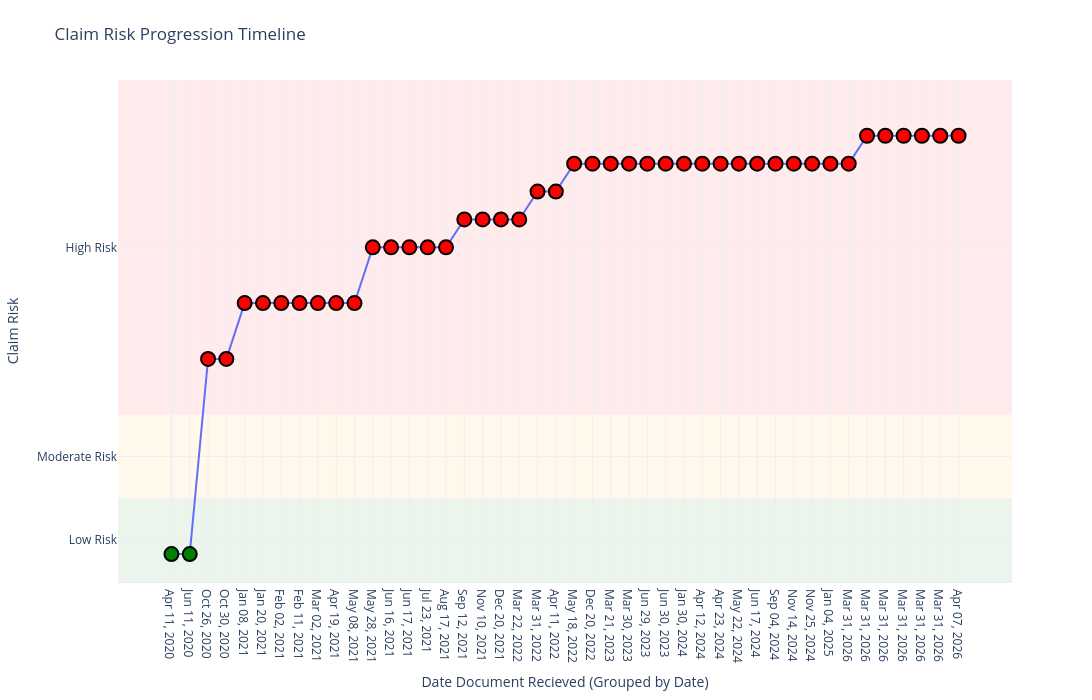

The notebook cell saved with this chart:
### Code cell
get_plot(final_results_2)

### Figure 1 — Plotly figure (JSON) as saved in the notebook; plotly's stock layout.template omitted (floating-point values rounded to 4 significant figures)
{"data": [{"hovertemplate": "%{text}<extra></extra>", "line": {"width": 2}, "marker": {"color": ["green", "green", "red", "red", "red", "red", "red", "red", "red", "red", "red", "red", "red", "red", "red", "red", "red", "red", "red", "red", "red", "red", "red", "red", "red", "red", "red", "red", "red", "red", "red", "red", "red", "red", "red", "red", "red", "red", "red", "red", "red", "red", "red", "red"], "line": {"color": "black", "width": 2}, "size": 14}, "mode": "markers+lines", "text": ["<b>Date: 2020-04-11</b><br><br><a href='https://claimlens.empro.doclens.ai/claim-file/15/?dep=3&folder=5&defaultDoc=1086' target='_blank' style='text-decoration:underline;'><b>Document 1086</b></a><br>Claim Risk: <span style='color:green'><b>Low</b></span><br><b>No new Low signals</b><br><br>", "<b>Date: 2020-06-11</b><br><br><a href='https://claimlens.empro.doclens.ai/claim-file/15/?dep=3&folder=5&defaultDoc=1088' target='_blank' style='text-decoration:underline;'><b>Document 1088</b></a><br>Claim Risk: <span style='color:green'><b>Low</b></span><br><b>No new Low signals</b><br><br>", "<b>Date: 2020-10-26</b><br><br><b>Cumulative High Signals So Far: (1)</b><br><b>Damage</b>: <span style='color:red'>Brain Injury</span><br><br><a href='https://claimlens.empro.doclens.ai/claim-file/15/?dep=3&folder=5&defaultDoc=1161' target='_blank' style='text-decoration:underline;'><b>Document 1161</b></a><br>Claim Risk: <span style='color:red'><b>High</b></span><br><b>New High Risk Signals: (1)</b><br><b>Damage</b>: <span style='color:red'>Brain Injury</span><br><br><a href='https://claimlens.empro.doclens.ai/claim-file/15/?dep=3&folder=5&defaultDoc=1165' target='_blank' style='text-decoration:underline;'><b>Document 1165</b></a><br>Claim Risk: <span style='color:red'><b>High</b></span><br><b>No new High signals</b><br><br><a href='https://claimlens.empro.doclens.ai/claim-file/15/?dep=3&folder=5&defaultDoc=1101' target='_blank' style='text-decoration:underline;'><b>Document 1101</b></a><br>Claim Risk: <span style='color:red'><b>High</b></span><br><b>No new High signals</b><br><br><a href='https://claimlens.empro.doclens.ai/claim-file/15/?dep=3&folder=5&defaultDoc=1112' target='_blank' style='text-decoration:underline;'><b>Document 1112</b></a><br>Claim Risk: <span style='color:red'><b>High</b></span><br><b>No new High signals</b><br><br><a href='https://claimlens.empro.doclens.ai/claim-file/15/?dep=3&folder=5&defaultDoc=1100' target='_blank' style='text-decoration:underline;'><b>Document 1100</b></a><br>Claim Risk: <span style='color:red'><b>High</b></span><br><b>No new High signals</b><br><br>", "<b>Date: 2020-10-30</b><br><br><b>Cumulative High Signals So Far: (1)</b><br><b>Damage</b>: <span style='color:red'>Brain Injury</span><br><br><a href='https://claimlens.empro.doclens.ai/claim-file/15/?dep=3&folder=5&defaultDoc=1082' target='_blank' style='text-decoration:underline;'><b>Document 1082</b></a><br>Claim Risk: <span style='color:red'><b>High</b></span><br><b>No new High signals</b><br><br>", "<b>Date: 2021-01-08</b><br><br><b>Cumulative High Signals So Far: (1)</b><br><b>Damage</b>: <span style='color:red'>Brain Injury</span><br><br><a href='https://claimlens.empro.doclens.ai/claim-file/15/?dep=3&folder=5&defaultDoc=1080' target='_blank' style='text-decoration:underline;'><b>Document 1080</b></a><br>Claim Risk: <span style='color:red'><b>High</b></span><br><b>New High Risk Signals: (2)</b><br><b>Damage</b>: <span style='color:red'>Seizure, Ischemia</span><br><br>", "<b>Date: 2021-01-20</b><br><br><b>Cumulative High Signals So Far: (3)</b><br><b>Damage</b>: <span style='color:red'>Brain Injury, Seizure, Ischemia</span><br><br><a href='https://claimlens.empro.doclens.ai/claim-file/15/?dep=3&folder=5&defaultDoc=1122' target='_blank' style='text-decoration:underline;'><b>Document 1122</b></a><br>Claim Risk: <span style='color:red'><b>High</b></span><br><b>No new High signals</b><br><br>", "<b>Date: 2021-02-02</b><br><br><b>Cumulative High Signals So Far: (3)</b><br><b>Damage</b>: <span style='color:red'>Brain Injury, Seizure, Ischemia</span><br><br><a href='https://claimlens.empro.doclens.ai/claim-file/15/?dep=3&folder=5&defaultDoc=1084' target='_blank' style='text-decoration:underline;'><b>Document 1084</b></a><br>Claim Risk: <span style='color:red'><b>High</b></span><br><b>No new High signals</b><br><br>", "<b>Date: 2021-02-11</b><br><br><b>Cumulative High Signals So Far: (3)</b><br><b>Damage</b>: <span style='color:red'>Brain Injury, Seizure, Ischemia</span><br><br><a href='https://claimlens.empro.doclens.ai/claim-file/15/?dep=3&folder=5&defaultDoc=1079' target='_blank' style='text-decoration:underline;'><b>Document 1079</b></a><br>Claim Risk: <span style='color:red'><b>High</b></span><br><b>No new High signals</b><br><br>", "<b>Date: 2021-03-02</b><br><br><b>Cumulative High Signals So Far: (3)</b><br><b>Damage</b>: <span style='color:red'>Brain Injury, Seizure, Ischemia</span><br><br><a href='https://claimlens.empro.doclens.ai/claim-file/15/?dep=3&folder=5&defaultDoc=1103' target='_blank' style='text-decoration:underline;'><b>Document 1103</b></a><br>Claim Risk: <span style='color:red'><b>High</b></span><br><b>No new High signals</b><br><br>", "<b>Date: 2021-04-19</b><br><br><b>Cumulative High Signals So Far: (3)</b><br><b>Damage</b>: <span style='color:red'>Brain Injury, Seizure, Ischemia</span><br><br><a href='https://claimlens.empro.doclens.ai/claim-file/15/?dep=3&folder=5&defaultDoc=1105' target='_blank' style='text-decoration:underline;'><b>Document 1105</b></a><br>Claim Risk: <span style='color:red'><b>High</b></span><br><b>No new High signals</b><br><br><a href='https://claimlens.empro.doclens.ai/claim-file/15/?dep=3&folder=5&defaultDoc=1099' target='_blank' style='text-decoration:underline;'><b>Document 1099</b></a><br>Claim Risk: <span style='color:red'><b>High</b></span><br><b>No new High signals</b><br><br><a href='https://claimlens.empro.doclens.ai/claim-file/15/?dep=3&folder=5&defaultDoc=1129' target='_blank' style='text-decoration:underline;'><b>Document 1129</b></a><br>Claim Risk: <span style='color:red'><b>High</b></span><br><b>No new High signals</b><br><br><a href='https://claimlens.empro.doclens.ai/claim-file/15/?dep=3&folder=5&defaultDoc=1098' target='_blank' style='text-decoration:underline;'><b>Document 1098</b></a><br>Claim Risk: <span style='color:red'><b>High</b></span><br><b>No new High signals</b><br><br><a href='https://claimlens.empro.doclens.ai/claim-file/15/?dep=3&folder=5&defaultDoc=1108' target='_blank' style='text-decoration:underline;'><b>Document 1108</b></a><br>Claim Risk: <span style='color:red'><b>High</b></span><br><b>No new High signals</b><br><br><a href='https://claimlens.empro.doclens.ai/claim-file/15/?dep=3&folder=5&defaultDoc=1097' target='_blank' style='text-decoration:underline;'><b>Document 1097</b></a><br>Claim Risk: <span style='color:red'><b>High</b></span><br><b>No new High signals</b><br><br>", "<b>Date: 2021-05-08</b><br><br><b>Cumulative High Signals So Far: (3)</b><br><b>Damage</b>: <span style='color:red'>Brain Injury, Seizure, Ischemia</span><br><br><a href='https://claimlens.empro.doclens.ai/claim-file/15/?dep=3&folder=5&defaultDoc=1211' target='_blank' style='text-decoration:underline;'><b>Document 1211</b></a><br>Claim Risk: <span style='color:red'><b>High</b></span><br><b>No new High signals</b><br><br>", "<b>Date: 2021-05-28</b><br><br><b>Cumulative High Signals So Far: (5)</b><br><b>Damage</b>: <span style='color:red'>Ischemia, Impaired, Brain Injury, Brain Damage, Seizure</span><br><br><a href='https://claimlens.empro.doclens.ai/claim-file/15/?dep=3&folder=5&defaultDoc=1223' target='_blank' style='text-decoration:underline;'><b>Document 1223</b></a><br>Claim Risk: <span style='color:red'><b>High</b></span><br><b>New High Risk Signals: (2)</b><br><b>Damage</b>: <span style='color:red'>Impaired, Brain Damage</span><br><br><a href='https://claimlens.empro.doclens.ai/claim-file/15/?dep=3&folder=5&defaultDoc=1126' target='_blank' style='text-decoration:underline;'><b>Document 1126</b></a><br>Claim Risk: <span style='color:red'><b>High</b></span><br><b>No new High signals</b><br><br><a href='https://claimlens.empro.doclens.ai/claim-file/15/?dep=3&folder=5&defaultDoc=1220' target='_blank' style='text-decoration:underline;'><b>Document 1220</b></a><br>Claim Risk: <span style='color:red'><b>High</b></span><br><b>No new High signals</b><br><br><a href='https://claimlens.empro.doclens.ai/claim-file/15/?dep=3&folder=5&defaultDoc=1229' target='_blank' style='text-decoration:underline;'><b>Document 1229</b></a><br>Claim Risk: <span style='color:red'><b>High</b></span><br><b>No new High signals</b><br><br><a href='https://claimlens.empro.doclens.ai/claim-file/15/?dep=3&folder=5&defaultDoc=1237' target='_blank' style='text-decoration:underline;'><b>Document 1237</b></a><br>Claim Risk: <span style='color:red'><b>High</b></span><br><b>No new High signals</b><br><br><a href='https://claimlens.empro.doclens.ai/claim-file/15/?dep=3&folder=5&defaultDoc=1113' target='_blank' style='text-decoration:underline;'><b>Document 1113</b></a><br>Claim Risk: <span style='color:red'><b>High</b></span><br><b>No new High signals</b><br><br>", "<b>Date: 2021-06-16</b><br><br><b>Cumulative High Signals So Far: (5)</b><br><b>Damage</b>: <span style='color:red'>Ischemia, Impaired, Brain Injury, Brain Damage, Seizure</span><br><br><a href='https://claimlens.empro.doclens.ai/claim-file/15/?dep=3&folder=5&defaultDoc=1095' target='_blank' style='text-decoration:underline;'><b>Document 1095</b></a><br>Claim Risk: <span style='color:red'><b>High</b></span><br><b>No new High signals</b><br><br>", "<b>Date: 2021-06-17</b><br><br><b>Cumulative High Signals So Far: (5)</b><br><b>Damage</b>: <span style='color:red'>Ischemia, Impaired, Brain Injury, Brain Damage, Seizure</span><br><br><a href='https://claimlens.empro.doclens.ai/claim-file/15/?dep=3&folder=5&defaultDoc=1125' target='_blank' style='text-decoration:underline;'><b>Document 1125</b></a><br>Claim Risk: <span style='color:red'><b>High</b></span><br><b>No new High signals</b><br><br>", "<b>Date: 2021-07-23</b><br><br><b>Cumulative High Signals So Far: (5)</b><br><b>Damage</b>: <span style='color:red'>Ischemia, Impaired, Brain Injury, Brain Damage, Seizure</span><br><br><a href='https://claimlens.empro.doclens.ai/claim-file/15/?dep=3&folder=5&defaultDoc=1232' target='_blank' style='text-decoration:underline;'><b>Document 1232</b></a><br>Claim Risk: <span style='color:red'><b>High</b></span><br><b>No new High signals</b><br><br><a href='https://claimlens.empro.doclens.ai/claim-file/15/?dep=3&folder=5&defaultDoc=1123' target='_blank' style='text-decoration:underline;'><b>Document 1123</b></a><br>Claim Risk: <span style='color:red'><b>High</b></span><br><b>No new High signals</b><br><br>", "<b>Date: 2021-08-17</b><br><br><b>Cumulative High Signals So Far: (5)</b><br><b>Damage</b>: <span style='color:red'>Ischemia, Impaired, Brain Injury, Brain Damage, Seizure</span><br><br><a href='https://claimlens.empro.doclens.ai/claim-file/15/?dep=3&folder=5&defaultDoc=1081' target='_blank' style='text-decoration:underline;'><b>Document 1081</b></a><br>Claim Risk: <span style='color:red'><b>High</b></span><br><b>No new High signals</b><br><br><a href='https://claimlens.empro.doclens.ai/claim-file/15/?dep=3&folder=5&defaultDoc=1134' target='_blank' style='text-decoration:underline;'><b>Document 1134</b></a><br>Claim Risk: <span style='color:red'><b>High</b></span><br><b>No new High signals</b><br><br>", "<b>Date: 2021-09-12</b><br><br><b>Cumulative High Signals So Far: (6)</b><br><b>Other</b>: <span style='color:red'>Affidavit</span><br><b>Damage</b>: <span style='color:red'>Ischemia, Impaired, Brain Injury, Brain Damage, Seizure</span><br><br><a href='https://claimlens.empro.doclens.ai/claim-file/15/?dep=3&folder=5&defaultDoc=1150' target='_blank' style='text-decoration:underline;'><b>Document 1150</b></a><br>Claim Risk: <span style='color:red'><b>High</b></span><br><b>New High Risk Signals: (1)</b><br><b>Other</b>: <span style='color:red'>Affidavit</span><br><br><a href='https://claimlens.empro.doclens.ai/claim-file/15/?dep=3&folder=5&defaultDoc=1096' target='_blank' style='text-decoration:underline;'><b>Document 1096</b></a><br>Claim Risk: <span style='color:red'><b>High</b></span><br><b>No new High signals</b><br><br><a href='https://claimlens.empro.doclens.ai/claim-file/15/?dep=3&folder=5&defaultDoc=1157' target='_blank' style='text-decoration:underline;'><b>Document 1157</b></a><br>Claim Risk: <span style='color:red'><b>High</b></span><br><b>No new High signals</b><br><br>", "<b>Date: 2021-11-10</b><br><br><b>Cumulative High Signals So Far: (6)</b><br><b>Other</b>: <span style='color:red'>Affidavit</span><br><b>Damage</b>: <span style='color:red'>Ischemia, Impaired, Brain Injury, Brain Damage, Seizure</span><br><br><a href='https://claimlens.empro.doclens.ai/claim-file/15/?dep=3&folder=5&defaultDoc=1121' target='_blank' style='text-decoration:underline;'><b>Document 1121</b></a><br>Claim Risk: <span style='color:red'><b>High</b></span><br><b>No new High signals</b><br><br>", "<b>Date: 2021-12-20</b><br><br><b>Cumulative High Signals So Far: (6)</b><br><b>Other</b>: <span style='color:red'>Affidavit</span><br><b>Damage</b>: <span style='color:red'>Ischemia, Impaired, Brain Injury, Brain Damage, Seizure</span><br><br><a href='https://claimlens.empro.doclens.ai/claim-file/15/?dep=3&folder=5&defaultDoc=1087' target='_blank' style='text-decoration:underline;'><b>Document 1087</b></a><br>Claim Risk: <span style='color:red'><b>High</b></span><br><b>No new High signals</b><br><br>", "<b>Date: 2022-03-22</b><br><br><b>Cumulative High Signals So Far: (6)</b><br><b>Other</b>: <span style='color:red'>Affidavit</span><br><b>Damage</b>: <span style='color:red'>Ischemia, Impaired, Brain Injury, Brain Damage, Seizure</span><br><br><a href='https://claimlens.empro.doclens.ai/claim-file/15/?dep=3&folder=5&defaultDoc=1118' target='_blank' style='text-decoration:underline;'><b>Document 1118</b></a><br>Claim Risk: <span style='color:red'><b>High</b></span><br><b>No new High signals</b><br><br>", "<b>Date: 2022-03-31</b><br><br><b>Cumulative High Signals So Far: (6)</b><br><b>Other</b>: <span style='color:red'>Affidavit</span><br><b>Damage</b>: <span style='color:red'>Ischemia, Impaired, Brain Injury, Brain Damage, Seizure</span><br><br><a href='https://claimlens.empro.doclens.ai/claim-file/15/?dep=3&folder=5&defaultDoc=1109' target='_blank' style='text-decoration:underline;'><b>Document 1109</b></a><br>Claim Risk: <span style='color:red'><b>High</b></span><br><b>No new High signals</b><br><br><a href='https://claimlens.empro.doclens.ai/claim-file/15/?dep=3&folder=5&defaultDoc=1092' target='_blank' style='text-decoration:underline;'><b>Document 1092</b></a><br>Claim Risk: <span style='color:red'><b>High</b></span><br><b>New High Risk Signals: (1)</b><br><b>Damage</b>: <span style='color:red'>Hemiparesis</span><br><br>", "<b>Date: 2022-04-11</b><br><br><b>Cumulative High Signals So Far: (7)</b><br><b>Other</b>: <span style='color:red'>Affidavit</span><br><b>Damage</b>: <span style='color:red'>Ischemia, Impaired, Brain Injury, Brain Damage, Hemiparesis, Seizure</span><br><br><a href='https://claimlens.empro.doclens.ai/claim-file/15/?dep=3&folder=5&defaultDoc=1091' target='_blank' style='text-decoration:underline;'><b>Document 1091</b></a><br>Claim Risk: <span style='color:red'><b>High</b></span><br><b>No new High signals</b><br><br>", "<b>Date: 2022-05-18</b><br><br><b>Cumulative High Signals So Far: (7)</b><br><b>Other</b>: <span style='color:red'>Affidavit</span><br><b>Damage</b>: <span style='color:red'>Ischemia, Impaired, Brain Injury, Brain Damage, Hemiparesis, Seizure</span><br><br><a href='https://claimlens.empro.doclens.ai/claim-file/15/?dep=3&folder=5&defaultDoc=1114' target='_blank' style='text-decoration:underline;'><b>Document 1114</b></a><br>Claim Risk: <span style='color:red'><b>High</b></span><br><b>New High Risk Signals: (1)</b><br><b>Damage</b>: <span style='color:red'>Sepsis</span><br><br>", "<b>Date: 2022-12-20</b><br><br><b>Cumulative High Signals So Far: (8)</b><br><b>Other</b>: <span style='color:red'>Affidavit</span><br><b>Damage</b>: <span style='color:red'>Ischemia, Impaired, Sepsis, Brain Injury, Brain Damage, Hemiparesis, Seizure</span><br><br><a href='https://claimlens.empro.doclens.ai/claim-file/15/?dep=3&folder=5&defaultDoc=1111' target='_blank' style='text-decoration:underline;'><b>Document 1111</b></a><br>Claim Risk: <span style='color:red'><b>High</b></span><br><b>No new High signals</b><br><br>", "<b>Date: 2023-03-21</b><br><br><b>Cumulative High Signals So Far: (8)</b><br><b>Other</b>: <span style='color:red'>Affidavit</span><br><b>Damage</b>: <span style='color:red'>Ischemia, Impaired, Sepsis, Brain Injury, Brain Damage, Hemiparesis, Seizure</span><br><br><a href='https://claimlens.empro.doclens.ai/claim-file/15/?dep=3&folder=5&defaultDoc=1117' target='_blank' style='text-decoration:underline;'><b>Document 1117</b></a><br>Claim Risk: <span style='color:red'><b>High</b></span><br><b>No new High signals</b><br><br>", "<b>Date: 2023-03-30</b><br><br><b>Cumulative High Signals So Far: (8)</b><br><b>Other</b>: <span style='color:red'>Affidavit</span><br><b>Damage</b>: <span style='color:red'>Ischemia, Impaired, Sepsis, Brain Injury, Brain Damage, Hemiparesis, Seizure</span><br><br><a href='https://claimlens.empro.doclens.ai/claim-file/15/?dep=3&folder=5&defaultDoc=1127' target='_blank' style='text-decoration:underline;'><b>Document 1127</b></a><br>Claim Risk: <span style='color:red'><b>High</b></span><br><b>No new High signals</b><br><br>", "<b>Date: 2023-06-29</b><br><br><b>Cumulative High Signals So Far: (8)</b><br><b>Other</b>: <span style='color:red'>Affidavit</span><br><b>Damage</b>: <span style='color:red'>Ischemia, Impaired, Sepsis, Brain Injury, Brain Damage, Hemiparesis, Seizure</span><br><br><a href='https://claimlens.empro.doclens.ai/claim-file/15/?dep=3&folder=5&defaultDoc=1078' target='_blank' style='text-decoration:underline;'><b>Document 1078</b></a><br>Claim Risk: <span style='color:red'><b>High</b></span><br><b>No new High signals</b><br><br>", "<b>Date: 2023-06-30</b><br><br><b>Cumulative High Signals So Far: (8)</b><br><b>Other</b>: <span style='color:red'>Affidavit</span><br><b>Damage</b>: <span style='color:red'>Ischemia, Impaired, Sepsis, Brain Injury, Brain Damage, Hemiparesis, Seizure</span><br><br><a href='https://claimlens.empro.doclens.ai/claim-file/15/?dep=3&folder=5&defaultDoc=1083' target='_blank' style='text-decoration:underline;'><b>Document 1083</b></a><br>Claim Risk: <span style='color:red'><b>High</b></span><br><b>No new High signals</b><br><br>", "<b>Date: 2024-01-30</b><br><br><b>Cumulative High Signals So Far: (8)</b><br><b>Other</b>: <span style='color:red'>Affidavit</span><br><b>Damage</b>: <span style='color:red'>Ischemia, Impaired, Sepsis, Brain Injury, Brain Damage, Hemiparesis, Seizure</span><br><br><a href='https://claimlens.empro.doclens.ai/claim-file/15/?dep=3&folder=5&defaultDoc=1124' target='_blank' style='text-decoration:underline;'><b>Document 1124</b></a><br>Claim Risk: <span style='color:red'><b>High</b></span><br><b>No new High signals</b><br><br><a href='https://claimlens.empro.doclens.ai/claim-file/15/?dep=3&folder=5&defaultDoc=1238' target='_blank' style='text-decoration:underline;'><b>Document 1238</b></a><br>Claim Risk: <span style='color:red'><b>High</b></span><br><b>No new High signals</b><br><br><a href='https://claimlens.empro.doclens.ai/claim-file/15/?dep=3&folder=5&defaultDoc=1130' target='_blank' style='text-decoration:underline;'><b>Document 1130</b></a><br>Claim Risk: <span style='color:red'><b>High</b></span><br><b>No new High signals</b><br><br>", "<b>Date: 2024-04-12</b><br><br><b>Cumulative High Signals So Far: (8)</b><br><b>Other</b>: <span style='color:red'>Affidavit</span><br><b>Damage</b>: <span style='color:red'>Ischemia, Impaired, Sepsis, Brain Injury, Brain Damage, Hemiparesis, Seizure</span><br><br><a href='https://claimlens.empro.doclens.ai/claim-file/15/?dep=3&folder=5&defaultDoc=1119' target='_blank' style='text-decoration:underline;'><b>Document 1119</b></a><br>Claim Risk: <span style='color:red'><b>High</b></span><br><b>No new High signals</b><br><br>", "<b>Date: 2024-04-23</b><br><br><b>Cumulative High Signals So Far: (8)</b><br><b>Other</b>: <span style='color:red'>Affidavit</span><br><b>Damage</b>: <span style='color:red'>Ischemia, Impaired, Sepsis, Brain Injury, Brain Damage, Hemiparesis, Seizure</span><br><br><a href='https://claimlens.empro.doclens.ai/claim-file/15/?dep=3&folder=5&defaultDoc=1115' target='_blank' style='text-decoration:underline;'><b>Document 1115</b></a><br>Claim Risk: <span style='color:red'><b>High</b></span><br><b>No new High signals</b><br><br>", "<b>Date: 2024-05-22</b><br><br><b>Cumulative High Signals So Far: (8)</b><br><b>Other</b>: <span style='color:red'>Affidavit</span><br><b>Damage</b>: <span style='color:red'>Ischemia, Impaired, Sepsis, Brain Injury, Brain Damage, Hemiparesis, Seizure</span><br><br><a href='https://claimlens.empro.doclens.ai/claim-file/15/?dep=3&folder=5&defaultDoc=1145' target='_blank' style='text-decoration:underline;'><b>Document 1145</b></a><br>Claim Risk: <span style='color:red'><b>High</b></span><br><b>No new High signals</b><br><br><a href='https://claimlens.empro.doclens.ai/claim-file/15/?dep=3&folder=5&defaultDoc=1147' target='_blank' style='text-decoration:underline;'><b>Document 1147</b></a><br>Claim Risk: <span style='color:red'><b>High</b></span><br><b>No new High signals</b><br><br><a href='https://claimlens.empro.doclens.ai/claim-file/15/?dep=3&folder=5&defaultDoc=1089' target='_blank' style='text-decoration:underline;'><b>Document 1089</b></a><br>Claim Risk: <span style='color:red'><b>High</b></span><br><b>No new High signals</b><br><br>", "<b>Date: 2024-06-17</b><br><br><b>Cumulative High Signals So Far: (8)</b><br><b>Other</b>: <span style='color:red'>Affidavit</span><br><b>Damage</b>: <span style='color:red'>Ischemia, Impaired, Sepsis, Brain Injury, Brain Damage, Hemiparesis, Seizure</span><br><br><a href='https://claimlens.empro.doclens.ai/claim-file/15/?dep=3&folder=5&defaultDoc=1178' target='_blank' style='text-decoration:underline;'><b>Document 1178</b></a><br>Claim Risk: <span style='color:red'><b>High</b></span><br><b>No new High signals</b><br><br><a href='https://claimlens.empro.doclens.ai/claim-file/15/?dep=3&folder=5&defaultDoc=1167' target='_blank' style='text-decoration:underline;'><b>Document 1167</b></a><br>Claim Risk: <span style='color:red'><b>High</b></span><br><b>No new High signals</b><br><br><a href='https://claimlens.empro.doclens.ai/claim-file/15/?dep=3&folder=5&defaultDoc=1093' target='_blank' style='text-decoration:underline;'><b>Document 1093</b></a><br>Claim Risk: <span style='color:red'><b>High</b></span><br><b>No new High signals</b><br><br>", "<b>Date: 2024-09-04</b><br><br><b>Cumulative High Signals So Far: (8)</b><br><b>Other</b>: <span style='color:red'>Affidavit</span><br><b>Damage</b>: <span style='color:red'>Ischemia, Impaired, Sepsis, Brain Injury, Brain Damage, Hemiparesis, Seizure</span><br><br><a href='https://claimlens.empro.doclens.ai/claim-file/15/?dep=3&folder=5&defaultDoc=1110' target='_blank' style='text-decoration:underline;'><b>Document 1110</b></a><br>Claim Risk: <span style='color:red'><b>High</b></span><br><b>No new High signals</b><br><br>", "<b>Date: 2024-11-14</b><br><br><b>Cumulative High Signals So Far: (8)</b><br><b>Other</b>: <span style='color:red'>Affidavit</span><br><b>Damage</b>: <span style='color:red'>Ischemia, Impaired, Sepsis, Brain Injury, Brain Damage, Hemiparesis, Seizure</span><br><br><a href='https://claimlens.empro.doclens.ai/claim-file/15/?dep=3&folder=5&defaultDoc=1106' target='_blank' style='text-decoration:underline;'><b>Document 1106</b></a><br>Claim Risk: <span style='color:red'><b>High</b></span><br><b>No new High signals</b><br><br>", "<b>Date: 2024-11-25</b><br><br><b>Cumulative High Signals So Far: (8)</b><br><b>Other</b>: <span style='color:red'>Affidavit</span><br><b>Damage</b>: <span style='color:red'>Ischemia, Impaired, Sepsis, Brain Injury, Brain Damage, Hemiparesis, Seizure</span><br><br><a href='https://claimlens.empro.doclens.ai/claim-file/15/?dep=3&folder=5&defaultDoc=1168' target='_blank' style='text-decoration:underline;'><b>Document 1168</b></a><br>Claim Risk: <span style='color:red'><b>High</b></span><br><b>No new High signals</b><br><br><a href='https://claimlens.empro.doclens.ai/claim-file/15/?dep=3&folder=5&defaultDoc=1090' target='_blank' style='text-decoration:underline;'><b>Document 1090</b></a><br>Claim Risk: <span style='color:red'><b>High</b></span><br><b>No new High signals</b><br><br><a href='https://claimlens.empro.doclens.ai/claim-file/15/?dep=3&folder=5&defaultDoc=1163' target='_blank' style='text-decoration:underline;'><b>Document 1163</b></a><br>Claim Risk: <span style='color:red'><b>High</b></span><br><b>No new High signals</b><br><br><a href='https://claimlens.empro.doclens.ai/claim-file/15/?dep=3&folder=5&defaultDoc=1159' target='_blank' style='text-decoration:underline;'><b>Document 1159</b></a><br>Claim Risk: <span style='color:red'><b>High</b></span><br><b>No new High signals</b><br><br>", "<b>Date: 2025-01-04</b><br><br><b>Cumulative High Signals So Far: (8)</b><br><b>Other</b>: <span style='color:red'>Affidavit</span><br><b>Damage</b>: <span style='color:red'>Ischemia, Impaired, Sepsis, Brain Injury, Brain Damage, Hemiparesis, Seizure</span><br><br><a href='https://claimlens.empro.doclens.ai/claim-file/15/?dep=3&folder=5&defaultDoc=1166' target='_blank' style='text-decoration:underline;'><b>Document 1166</b></a><br>Claim Risk: <span style='color:red'><b>High</b></span><br><b>No new High signals</b><br><br><a href='https://claimlens.empro.doclens.ai/claim-file/15/?dep=3&folder=5&defaultDoc=1170' target='_blank' style='text-decoration:underline;'><b>Document 1170</b></a><br>Claim Risk: <span style='color:red'><b>High</b></span><br><b>No new High signals</b><br><br><a href='https://claimlens.empro.doclens.ai/claim-file/15/?dep=3&folder=5&defaultDoc=1172' target='_blank' style='text-decoration:underline;'><b>Document 1172</b></a><br>Claim Risk: <span style='color:red'><b>High</b></span><br><b>No new High signals</b><br><br><a href='https://claimlens.empro.doclens.ai/claim-file/15/?dep=3&folder=5&defaultDoc=1175' target='_blank' style='text-decoration:underline;'><b>Document 1175</b></a><br>Claim Risk: <span style='color:red'><b>High</b></span><br><b>No new High signals</b><br><br><a href='https://claimlens.empro.doclens.ai/claim-file/15/?dep=3&folder=5&defaultDoc=1180' target='_blank' style='text-decoration:underline;'><b>Document 1180</b></a><br>Claim Risk: <span style='color:red'><b>High</b></span><br><b>No new High signals</b><br><br><a href='https://claimlens.empro.doclens.ai/claim-file/15/?dep=3&folder=5&defaultDoc=1085' target='_blank' style='text-decoration:underline;'><b>Document 1085</b></a><br>Claim Risk: <span style='color:red'><b>High</b></span><br><b>No new High signals</b><br><br>", "<b>Date: 2026-03-31</b><br><br><b>Cumulative High Signals So Far: (8)</b><br><b>Other</b>: <span style='color:red'>Affidavit</span><br><b>Damage</b>: <span style='color:red'>Ischemia, Impaired, Sepsis, Brain Injury, Brain Damage, Hemiparesis, Seizure</span><br><br><a href='https://claimlens.empro.doclens.ai/claim-file/15/?dep=3&folder=5&defaultDoc=1102' target='_blank' style='text-decoration:underline;'><b>Document 1102</b></a><br>Claim Risk: <span style='color:red'><b>High</b></span><br><b>No new High signals</b><br><br>", "<b>Date: 2026-03-31</b><br><br><b>Cumulative High Signals So Far: (8)</b><br><b>Other</b>: <span style='color:red'>Affidavit</span><br><b>Damage</b>: <span style='color:red'>Ischemia, Impaired, Sepsis, Brain Injury, Brain Damage, Hemiparesis, Seizure</span><br><br><a href='https://claimlens.empro.doclens.ai/claim-file/15/?dep=3&folder=5&defaultDoc=1107' target='_blank' style='text-decoration:underline;'><b>Document 1107</b></a><br>Claim Risk: <span style='color:red'><b>High</b></span><br><b>New High Risk Signals: (1)</b><br><b>Other</b>: <span style='color:red'>Settlement demand</span><br><br>", "<b>Date: 2026-03-31</b><br><br><b>Cumulative High Signals So Far: (9)</b><br><b>Other</b>: <span style='color:red'>Settlement demand, Affidavit</span><br><b>Damage</b>: <span style='color:red'>Ischemia, Impaired, Sepsis, Brain Injury, Brain Damage, Hemiparesis, Seizure</span><br><br><a href='https://claimlens.empro.doclens.ai/claim-file/15/?dep=3&folder=5&defaultDoc=1116' target='_blank' style='text-decoration:underline;'><b>Document 1116</b></a><br>Claim Risk: <span style='color:red'><b>High</b></span><br><b>No new High signals</b><br><br>", "<b>Date: 2026-03-31</b><br><br><b>Cumulative High Signals So Far: (9)</b><br><b>Other</b>: <span style='color:red'>Settlement demand, Affidavit</span><br><b>Damage</b>: <span style='color:red'>Ischemia, Impaired, Sepsis, Brain Injury, Brain Damage, Hemiparesis, Seizure</span><br><br><a href='https://claimlens.empro.doclens.ai/claim-file/15/?dep=3&folder=5&defaultDoc=1120' target='_blank' style='text-decoration:underline;'><b>Document 1120</b></a><br>Claim Risk: <span style='color:red'><b>High</b></span><br><b>No new High signals</b><br><br>", "<b>Date: 2026-03-31</b><br><br><b>Cumulative High Signals So Far: (9)</b><br><b>Other</b>: <span style='color:red'>Settlement demand, Affidavit</span><br><b>Damage</b>: <span style='color:red'>Ischemia, Impaired, Sepsis, Brain Injury, Brain Damage, Hemiparesis, Seizure</span><br><br><a href='https://claimlens.empro.doclens.ai/claim-file/15/?dep=3&folder=5&defaultDoc=1128' target='_blank' style='text-decoration:underline;'><b>Document 1128</b></a><br>Claim Risk: <span style='color:red'><b>High</b></span><br><b>No new High signals</b><br><br>", "<b>Date: 2026-03-31</b><br><br><b>Cumulative High Signals So Far: (9)</b><br><b>Other</b>: <span style='color:red'>Settlement demand, Affidavit</span><br><b>Damage</b>: <span style='color:red'>Ischemia, Impaired, Sepsis, Brain Injury, Brain Damage, Hemiparesis, Seizure</span><br><br><a href='https://claimlens.empro.doclens.ai/claim-file/15/?dep=3&folder=5&defaultDoc=1131' target='_blank' style='text-decoration:underline;'><b>Document 1131</b></a><br>Claim Risk: <span style='color:red'><b>High</b></span><br><b>No new High signals</b><br><br>", "<b>Date: 2026-04-07</b><br><br><b>Cumulative High Signals So Far: (9)</b><br><b>Other</b>: <span style='color:red'>Settlement demand, Affidavit</span><br><b>Damage</b>: <span style='color:red'>Ischemia, Impaired, Sepsis, Brain Injury, Brain Damage, Hemiparesis, Seizure</span><br><br><a href='https://claimlens.empro.doclens.ai/claim-file/15/?dep=3&folder=5&defaultDoc=5997' target='_blank' style='text-decoration:underline;'><b>Document 5997</b></a><br>Claim Risk: <span style='color:red'><b>High</b></span><br><b>No new High signals</b><br><br>"], "type": "scatter", "x": [0, 1, 2, 3, 4, 5, 6, 7, 8, 9, 10, 11, 12, 13, 14, 15, 16, 17, 18, 19, 20, 21, 22, 23, 24, 25, 26, 27, 28, 29, 30, 31, 32, 33, 34, 35, 36, 37, 38, 39, 40, 41, 42, 43], "y": [1, 1, 8, 8, 10, 10, 10, 10, 10, 10, 10, 12, 12, 12, 12, 12, 13, 13, 13, 13, 14, 14, 15, 15, 15, 15, 15, 15, 15, 15, 15, 15, 15, 15, 15, 15, 15, 15, 16, 16, 16, 16, 16, 16]}], "layout": {"height": 700, "hoverlabel": {"align": "left", "bgcolor": "white", "bordercolor": "lightgrey", "font": {"color": "black", "family": "Arial", "size": 13}}, "hovermode": "closest", "margin": {"b": 80, "t": 80}, "shapes": [{"fillcolor": "green", "layer": "below", "line": {"width": 0}, "opacity": 0.08, "type": "rect", "x0": 0, "x1": 1, "xref": "paper", "y0": 0, "y1": 3, "yref": "y"}, {"fillcolor": "orange", "layer": "below", "line": {"width": 0}, "opacity": 0.08, "type": "rect", "x0": 0, "x1": 1, "xref": "paper", "y0": 3, "y1": 6, "yref": "y"}, {"fillcolor": "red", "layer": "below", "line": {"width": 0}, "opacity": 0.08, "type": "rect", "x0": 0, "x1": 1, "xref": "paper", "y0": 6, "y1": 18, "yref": "y"}], "title": {"text": "Claim Risk Progression Timeline"}, "width": 1200, "xaxis": {"ticktext": ["Apr 11, 2020", "Jun 11, 2020", "Oct 26, 2020", "Oct 30, 2020", "Jan 08, 2021", "Jan 20, 2021", "Feb 02, 2021", "Feb 11, 2021", "Mar 02, 2021", "Apr 19, 2021", "May 08, 2021", "May 28, 2021", "Jun 16, 2021", "Jun 17, 2021", "Jul 23, 2021", "Aug 17, 2021", "Sep 12, 2021", "Nov 10, 2021", "Dec 20, 2021", "Mar 22, 2022", "Mar 31, 2022", "Apr 11, 2022", "May 18, 2022", "Dec 20, 2022", "Mar 21, 2023", "Mar 30, 2023", "Jun 29, 2023", "Jun 30, 2023", "Jan 30, 2024", "Apr 12, 2024", "Apr 23, 2024", "May 22, 2024", "Jun 17, 2024", "Sep 04, 2024", "Nov 14, 2024", "Nov 25, 2024", "Jan 04, 2025", "Mar 31, 2026", "Mar 31, 2026", "Mar 31, 2026", "Mar 31, 2026", "Mar 31, 2026", "Mar 31, 2026", "Apr 07, 2026"], "tickvals": [0, 1, 2, 3, 4, 5, 6, 7, 8, 9, 10, 11, 12, 13, 14, 15, 16, 17, 18, 19, 20, 21, 22, 23, 24, 25, 26, 27, 28, 29, 30, 31, 32, 33, 34, 35, 36, 37, 38, 39, 40, 41, 42, 43], "title": {"text": "Date Document Recieved (Grouped by Date)"}}, "yaxis": {"range": [0, 18], "ticktext": ["Low Risk", "Moderate Risk", "High Risk"], "tickvals": [1.5, 4.5, 12], "title": {"text": "Claim Risk"}}}}
